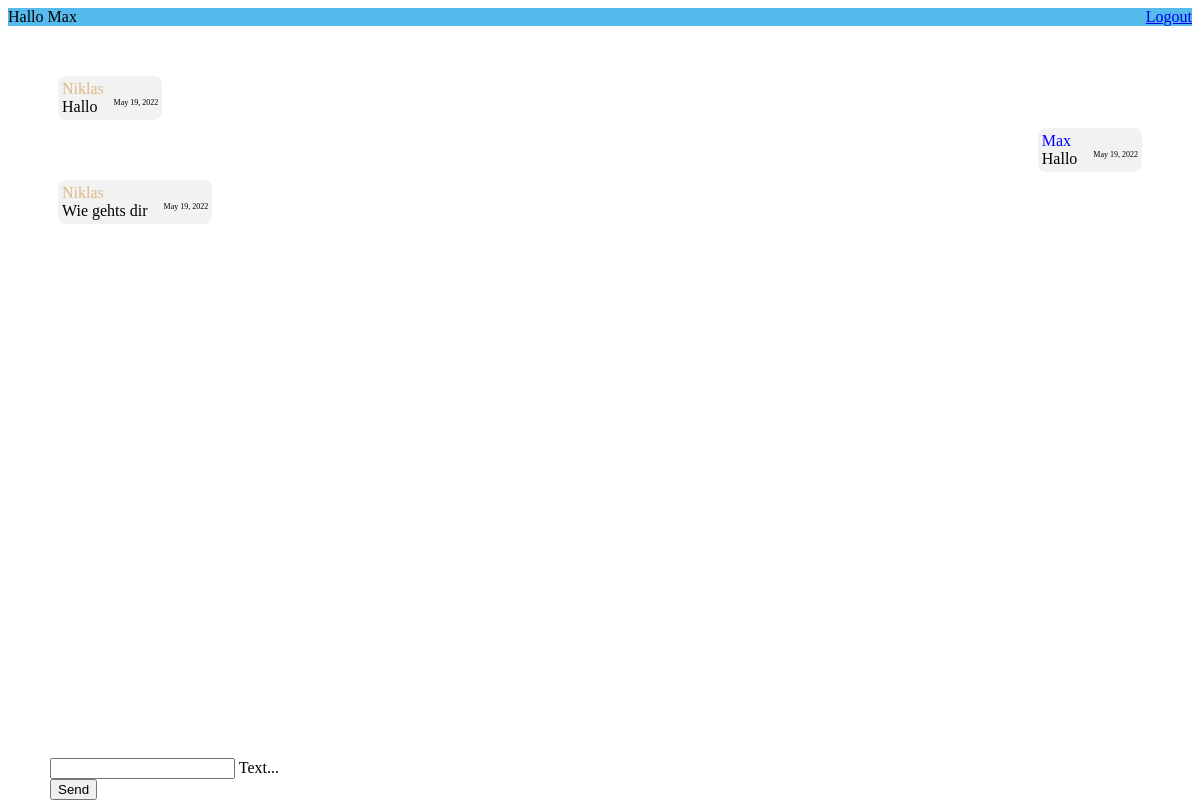
Screenshot of /chat/ (signed in) with the database file from the repository.
### chat/models.py (models this page shows)
class Message (models.Model):
    text = models.CharField(max_length=500)
    created_at = models.DateField(default=date.today)
    author = models.ForeignKey(settings.AUTH_USER_MODEL, on_delete=models.CASCADE, related_name="author_message_set")
    chat = models.ForeignKey(Chat, on_delete=models.CASCADE, related_name="chat_message_set")
    receiver = models.ForeignKey(settings.AUTH_USER_MODEL, on_delete=models.CASCADE , related_name="receiver_message_set")

### chat/views.py (the view, shortened to what this page needs)
# urls.py: path("chat/", index),
@login_required(login_url="/login/")
def index(request):
    chatMessages = Message.objects.filter(chat__id = 1)
    return render(request, "chat/index.html", {"messages": chatMessages})

### chat/templates/chat/index.html (shortened to what this page needs)
<link rel="stylesheet" href="https://code.getmdl.io/1.3.0/material.indigo-pink.min.css">
<div class="mdl-layout mdl-js-layout mdl-layout--fixed-header">
    <header class="mdl-layout__header">
        <div class="mdl-layout__header-row" style="display: flex; justify-content: space-between;">
            <span class="mdl-layout-title">{% if request.user.is_authenticated%}Hallo {{ request.user.first_name }} {%else%} Please login {%endif%}</span>
            <nav>
                {% if request.user.is_authenticated%}
                <a class="mdl-navigation__link" href="/logout/">Logout</a> {% endif%}
            </nav>
        </div>
    </header>
    <main class="mdl-layout__content" id="page" onload="scrollDown()">
        <div class="page-content">
            {% if request.user.is_authenticated%}
            <div class="chatContainer" id="chatContainer">
                {%for message in messages%}
                {% if request.user == message.author%}
                <div class="messageContainer right">
                    <div class="author blue">{{message.author.first_name}}</div>
                    <div class="messageBody">
                        <div class="message">{{message.text}}</div>
                        <div class="date"> {{message.created_at}}</div>
                    </div>
                </div>
                {% else%}
                <div class="messageContainer ">
                    <div class="author yellow">{{message.author.first_name}}</div>
                    <div class="messageBody">
                        <div class="message">{{message.text}}</div>
                        <div class="date"> {{message.created_at}}</div>
                    </div>
                </div>
                {%endif%} {%endfor%}
            </div>
            <form onsubmit="sendMessage(event); " method="post" class="message-field">
                <div class="mdl-textfield mdl-js-textfield mdl-textfield--floating-label textfield">
                    <input class="mdl-textfield__input" type="text" name="textmessage" id="messageField">
                    <label class="mdl-textfield__label" for="messageField">Text...</label>
                </div>
                <button class="mdl-button mdl-js-button mdl-button--raised mdl-js-ripple-effect mdl-button--accent ">
                            Send
                          </button>
            </form>
            {%else%}
            <h1>Click here to <a href="/login">login</a></h1>
            {%endif%}
        </div>
    </main>
</div>

### chat/templates/chat/index.html (style rules this page uses)
.page-content { padding: 50px; }
.message-field { position: fixed; bottom: 0; left: 50px; right: 50px; background-color: white; margin: 0; }
.textfield { width: calc(100% - 78px) !important; }
.messageContainer { background: aliceblue; background-color: rgba(0, 0, 0, 0.05); border-radius: 8px; width: fit-content; padding: 4px 4px 4px 4px; margin-bottom: 8px; }
.chatContainer { display: flex; flex-direction: column; margin-bottom: 16px; }
.right { align-self: flex-end; }
.messageBody { display: flex; }
.author { color: blue; }
.blue { color: blue; }
.yellow { color: burlywood; }
.date { font-size: 8px; }
.message { margin-right: 16px; }
.mdl-layout__header { background-color: #56baed !important; }

### rows the page displays
Message: author.first_name "Niklas", text "Hallo", created_at "May 19, 2022"
Message: author.first_name "Max", text "Hallo", created_at "May 19, 2022"
Message: author.first_name "Niklas", text "Wie gehts dir", created_at "May 19, 2022"

### other values shown
{{ request.user.first_name }} "Max"
